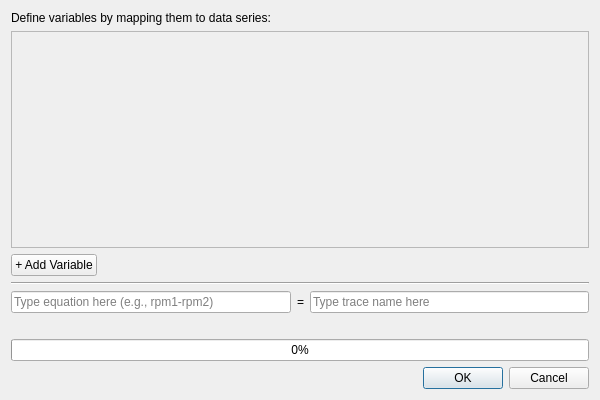
<?xml version="1.0" encoding="UTF-8"?>
<ui version="4.0">
 <class>MathTraceDialog</class>
 <widget class="QDialog" name="MathTraceDialog">
  <property name="geometry">
   <rect>
    <x>0</x>
    <y>0</y>
    <width>600</width>
    <height>400</height>
   </rect>
  </property>
  <property name="windowTitle">
   <string>Create Math Trace</string>
  </property>
  <layout class="QVBoxLayout" name="verticalLayout">
   <item>
    <widget class="QLabel" name="labelTitle">
     <property name="text">
      <string>Define variables by mapping them to data series:</string>
     </property>
    </widget>
   </item>
   <item>
    <widget class="QScrollArea" name="scrollArea">
     <property name="widgetResizable">
      <bool>true</bool>
     </property>
     <widget class="QWidget" name="scrollAreaWidgetContents">
      <property name="geometry">
       <rect>
        <x>0</x>
        <y>0</y>
        <width>576</width>
        <height>200</height>
       </rect>
      </property>
      <layout class="QVBoxLayout" name="scrollLayout">
       <item>
        <layout class="QVBoxLayout" name="variablesLayout">
        </layout>
       </item>
       <item>
        <spacer name="verticalSpacer">
         <property name="orientation">
          <enum>Qt::Vertical</enum>
         </property>
         <property name="sizeHint" stdset="0">
          <size>
           <width>20</width>
           <height>40</height>
          </size>
         </property>
        </spacer>
       </item>
      </layout>
     </widget>
    </widget>
   </item>
   <item>
    <layout class="QHBoxLayout" name="horizontalLayout">
     <item>
      <widget class="QPushButton" name="btnAddVariable">
       <property name="text">
        <string>+ Add Variable</string>
       </property>
      </widget>
     </item>
     <item>
      <spacer name="horizontalSpacer">
       <property name="orientation">
        <enum>Qt::Horizontal</enum>
       </property>
       <property name="sizeHint" stdset="0">
        <size>
         <width>40</width>
         <height>20</height>
        </size>
       </property>
      </spacer>
     </item>
    </layout>
   </item>
   <item>
    <widget class="Line" name="line">
     <property name="orientation">
      <enum>Qt::Horizontal</enum>
     </property>
    </widget>
   </item>
   <item>
    <layout class="QHBoxLayout" name="expressionLayout">
     <item>
      <widget class="QLineEdit" name="editExpression">
       <property name="placeholderText">
        <string>Type equation here (e.g., rpm1-rpm2)</string>
       </property>
      </widget>
     </item>
     <item>
      <widget class="QLabel" name="labelEquals">
       <property name="text">
        <string>=</string>
       </property>
      </widget>
     </item>
     <item>
      <widget class="QLineEdit" name="editTraceName">
       <property name="placeholderText">
        <string>Type trace name here</string>
       </property>
      </widget>
     </item>
    </layout>
   </item>
   <item>
    <widget class="QLabel" name="labelStatus">
     <property name="text">
      <string></string>
     </property>
     <property name="wordWrap">
      <bool>true</bool>
     </property>
    </widget>
   </item>
   <item>
    <widget class="QProgressBar" name="progressBar">
     <property name="value">
      <number>0</number>
     </property>
     <property name="visible">
      <bool>false</bool>
     </property>
    </widget>
   </item>
   <item>
    <widget class="QDialogButtonBox" name="buttonBox">
     <property name="orientation">
      <enum>Qt::Horizontal</enum>
     </property>
     <property name="standardButtons">
      <set>QDialogButtonBox::Cancel|QDialogButtonBox::Ok</set>
     </property>
    </widget>
   </item>
  </layout>
 </widget>
 <resources/>
 <connections>
  <connection>
   <sender>buttonBox</sender>
   <signal>accepted()</signal>
   <receiver>MathTraceDialog</receiver>
   <slot>accept()</slot>
   <hints>
    <hint type="sourcelabel">
     <x>248</x>
     <y>354</y>
    </hint>
    <hint type="destinationlabel">
     <x>157</x>
     <y>274</y>
    </hint>
   </hints>
  </connection>
  <connection>
   <sender>buttonBox</sender>
   <signal>rejected()</signal>
   <receiver>MathTraceDialog</receiver>
   <slot>reject()</slot>
   <hints>
    <hint type="sourcelabel">
     <x>316</x>
     <y>360</y>
    </hint>
    <hint type="destinationlabel">
     <x>286</x>
     <y>274</y>
    </hint>
   </hints>
  </connection>
 </connections>
</ui>
